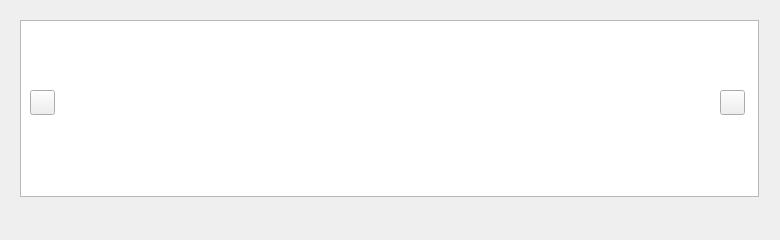
<?xml version="1.0" encoding="UTF-8"?>
<ui version="4.0">
 <class>PictureWidget</class>
 <widget class="QWidget" name="PictureWidget">
  <property name="geometry">
   <rect>
    <x>0</x>
    <y>0</y>
    <width>780</width>
    <height>240</height>
   </rect>
  </property>
  <property name="windowTitle">
   <string>PictureWidget</string>
  </property>
  <widget class="QPushButton" name="btnL">
   <property name="geometry">
    <rect>
     <x>30</x>
     <y>90</y>
     <width>25</width>
     <height>25</height>
    </rect>
   </property>
   <property name="text">
    <string/>
   </property>
  </widget>
  <widget class="QPushButton" name="btnR">
   <property name="geometry">
    <rect>
     <x>720</x>
     <y>90</y>
     <width>25</width>
     <height>25</height>
    </rect>
   </property>
   <property name="text">
    <string/>
   </property>
  </widget>
  <widget class="QWidget" name="layoutWidget">
   <property name="geometry">
    <rect>
     <x>9</x>
     <y>9</y>
     <width>761</width>
     <height>225</height>
    </rect>
   </property>
   <layout class="QVBoxLayout" name="verticalLayout">
    <item>
     <widget class="pictureView" name="graphicsView"/>
    </item>
    <item>
     <layout class="QHBoxLayout" name="horizontalLayout">
      <item>
       <spacer name="horizontalSpacer_2">
        <property name="orientation">
         <enum>Qt::Horizontal</enum>
        </property>
        <property name="sizeHint" stdset="0">
         <size>
          <width>40</width>
          <height>20</height>
         </size>
        </property>
       </spacer>
      </item>
      <item>
       <widget class="pictureButton" name="btnPic0" native="true"/>
      </item>
      <item>
       <widget class="pictureButton" name="btnPic1" native="true"/>
      </item>
      <item>
       <widget class="pictureButton" name="btnPic2" native="true"/>
      </item>
      <item>
       <widget class="pictureButton" name="btnPic3" native="true"/>
      </item>
      <item>
       <widget class="pictureButton" name="btnPic4" native="true"/>
      </item>
      <item>
       <widget class="pictureButton" name="btnPic5" native="true"/>
      </item>
      <item>
       <widget class="pictureButton" name="btnPic6" native="true"/>
      </item>
      <item>
       <widget class="pictureButton" name="btnPic7" native="true"/>
      </item>
      <item>
       <widget class="pictureButton" name="btnPic8" native="true"/>
      </item>
      <item>
       <widget class="pictureButton" name="btnPic9" native="true"/>
      </item>
      <item>
       <spacer name="horizontalSpacer">
        <property name="orientation">
         <enum>Qt::Horizontal</enum>
        </property>
        <property name="sizeHint" stdset="0">
         <size>
          <width>40</width>
          <height>20</height>
         </size>
        </property>
       </spacer>
      </item>
     </layout>
    </item>
   </layout>
  </widget>
  <zorder>layoutWidget</zorder>
  <zorder>btnR</zorder>
  <zorder>btnL</zorder>
 </widget>
 <layoutdefault spacing="6" margin="11"/>
 <customwidgets>
  <customwidget>
   <class>pictureView</class>
   <extends>QGraphicsView</extends>
   <header location="global">pictureview.h</header>
  </customwidget>
  <customwidget>
   <class>pictureButton</class>
   <extends>QWidget</extends>
   <header location="global">picturebutton.h</header>
   <container>1</container>
  </customwidget>
 </customwidgets>
 <resources/>
 <connections/>
</ui>
